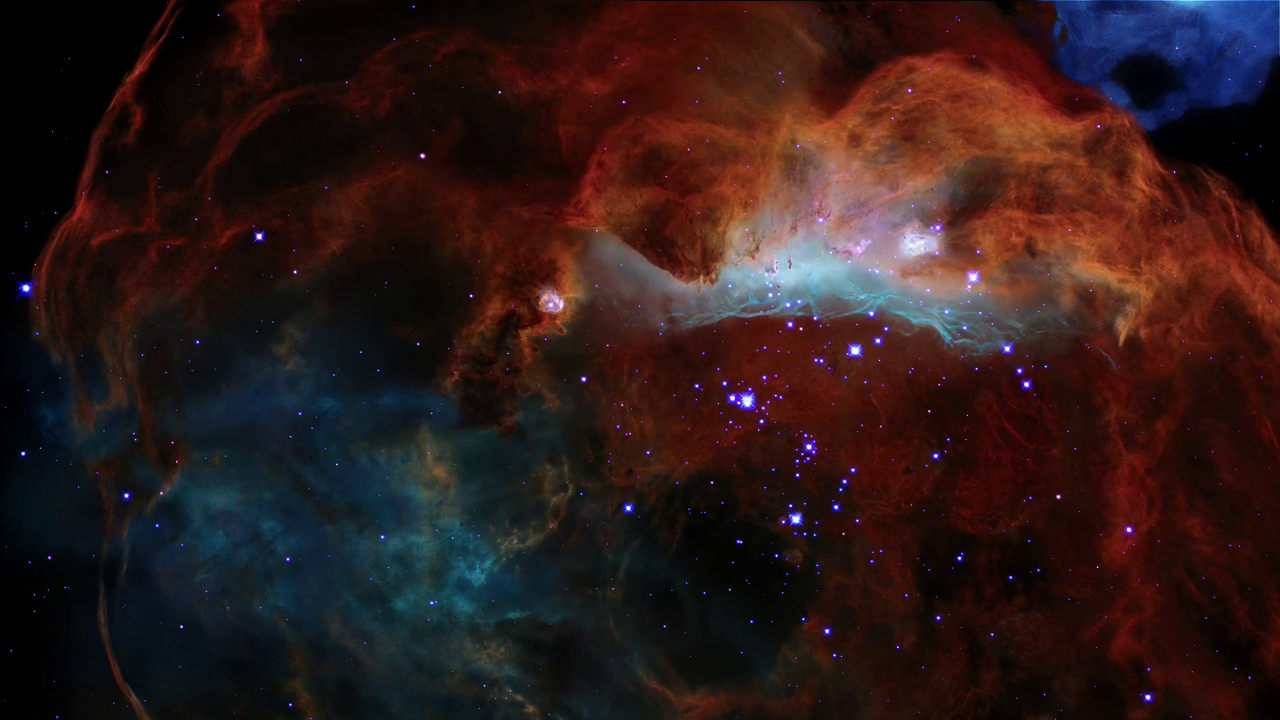
#> input picture galaxy-harmonix/testing playground/frame_playground/image.png, 1280 x 720 px
$ python one_frame.py
#> lines starting #> are read from the running program, lines starting #| are printed output that depends on the picture
#> further down, img is the input picture: PIL image 1280x720 RGB; mean R, G, B 46.2, 27, 25.8
### galaxy-harmonix/processing/utils.py

"""
Utility functions

"""
import numpy as np
from scipy.io import wavfile


# CONSTANTS


minPitch = 220
maxPitch = 4800

minDuration = 0.2
maxDuration = 0.5

minVolume = 0
maxVolume = 127

factor = [0.68, 0.26, 0.03, 0., 0.03]
length = [0.01, 0.6, 0.29, 0.1]
decay = [0.05,0.02,0.005,0.1]
sustain_level = 0.1


def compress(img, scale=0.1):
    x, y = img.size
    return img.resize((int(x * scale), int(y * scale)))

def is_hot(arr, x, y, val):
    idx = 0
    for i in range(x):
        for j in range(y):
            if arr[i,j] > val:
                idx += 1
    return idx
# [60 lines left out: function extract_border, not called in this run]


def map_range(value, from_min, from_max, to_min, to_max):
    # Calculate the ratio
    ratio = (value - from_min) / (from_max - from_min)
    # Map to the target range
    result = (ratio * (to_max - to_min)) + to_min
    return result


# [28 lines left out: functions get_channels, get_piano_notes, not called in this run]


def get_sine_wave(frequency, duration, sample_rate=44100, amplitude=4096):
    '''
    Get pure sine wave.

    Parameters
    ----------
    frequency : float
        Frequency in hertz.
    duration : float
        Time in seconds.
    sample_rate : int, optional
        Wav file sample rate. The default is 44100.
    amplitude : int, optional
        Peak Amplitude. The default is 4096.

    Returns
    -------
    wave : TYPE
        DESCRIPTION.

    '''
    t = np.linspace(0, duration, int(sample_rate * duration))
    wave = amplitude * np.sin(2 * np.pi * frequency * t)
    return wave


def apply_overtones(frequency, duration, factor, sample_rate=44100, amplitude=4096):
    '''
    Return fundamental note with overtones applied.

    Parameters
    ----------
    frequency : float
        Frequency in hertz.
    duration : float
        Time in seconds.
    factor : list
        List of floats as fraction of the fundamental amplitude for amplitudes
        of the overtones.
    sample_rate : int, optional
        Wav file sample rate. The default is 44100.
    amplitude : int, optional
        Peak Amplitude. The default is 4096.

    Returns
    -------
    fundamental : ndarray
        Output note of `float` type.

    '''

    assert abs(1 - sum(factor)) < 1e-8


    frequencies = np.minimum(np.array([frequency * (x + 1) for x in range(len(factor))]), sample_rate // 2)
    amplitudes = np.array([amplitude * x for x in factor])

    fundamental = get_sine_wave(frequencies[0], duration, sample_rate, amplitudes[0])
    for i in range(1, len(factor)):
        overtone = get_sine_wave(frequencies[i], duration, sample_rate, amplitudes[i])
        fundamental += overtone
    return fundamental


def get_adsr_weights(frequency, duration, length, decay, sustain_level, sample_rate=44100):
    '''
    ADSR(attack, decay, sustain, and release) envelop generator with exponential
    weights applied.

    Parameters
    ----------
    frequency : float
        Frequency in hertz.
    duration : float
        Time in seconds.
    length : list
        List of fractions that indicates length of each stage in ADSR.
    decay : list
        List of float for decay factor to be used in each stage for exponential
        weights.
    sustain_level : float
        Amplitude of `S` stage as a fraction of max amplitude.
    sample_rate : int, optional
        Wav file sample rate. The default is 44100.

    Returns
    -------
    weights : ndarray

    '''
    assert abs(sum(length) - 1) < 1e-8
    assert len(length) == len(decay) == 4

    intervals = int(duration * frequency)
    len_A = np.maximum(int(intervals * length[0]), 1)
    len_D = np.maximum(int(intervals * length[1]), 1)
    len_S = np.maximum(int(intervals * length[2]), 1)
    len_R = np.maximum(int(intervals * length[3]), 1)

    decay_A = decay[0]
    decay_D = decay[1]
    decay_S = decay[2]
    decay_R = decay[3]

    A = 1 / np.array([(1 - decay_A) ** n for n in range(len_A)])
    A = A / np.nanmax(A)
    D = np.array([(1 - decay_D) ** n for n in range(len_D)])
    D = D * (1 - sustain_level) + sustain_level
    S = np.array([(1 - decay_S) ** n for n in range(len_S)])
    S = S * sustain_level
    R = np.array([(1 - decay_R) ** n for n in range(len_R)])
    R = R * S[-1]

    weights = np.concatenate((A, D, S, R))
    smoothing = np.array([0.1 * (1 - 0.1) ** n for n in range(5)])
    smoothing = smoothing / np.nansum(smoothing)
    weights = np.convolve(weights, smoothing, mode='same')

    weights = np.repeat(weights, int(sample_rate * duration / intervals))
    tail = int(sample_rate * duration - weights.shape[0])
    if tail > 0:
        weights = np.concatenate((weights, weights[-1] - weights[-1] / tail * np.arange(tail)))
    return weights


# [108 lines left out: functions apply_pedal, get_song_data, get_factor_from_file, not called in this run]

factor = [0.68, 0.26, 0.03, 0., 0.03]
length = [0.01, 0.6, 0.29, 0.1]
decay = [0.05,0.02,0.005,0.1]
sustain_level = 0.1

### galaxy-harmonix/testing playground/frame_playground/one_frame.py
from processing.utils import *
import numpy as np
from PIL import Image
from scipy.io import wavfile


def get_channels(img):
    luminance = img.convert('L')
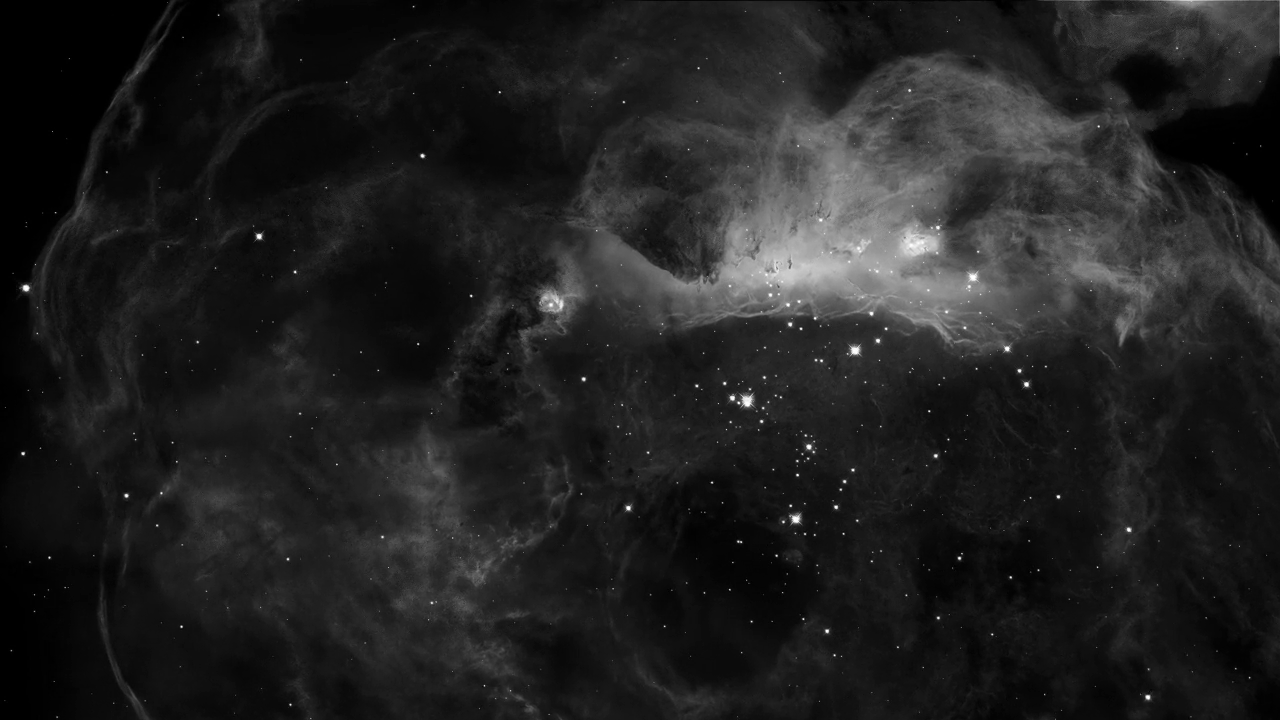
#> luminance: PIL image 1280x720 L; min 0, max 255, mean 32.6
    r, g, b = img.split()
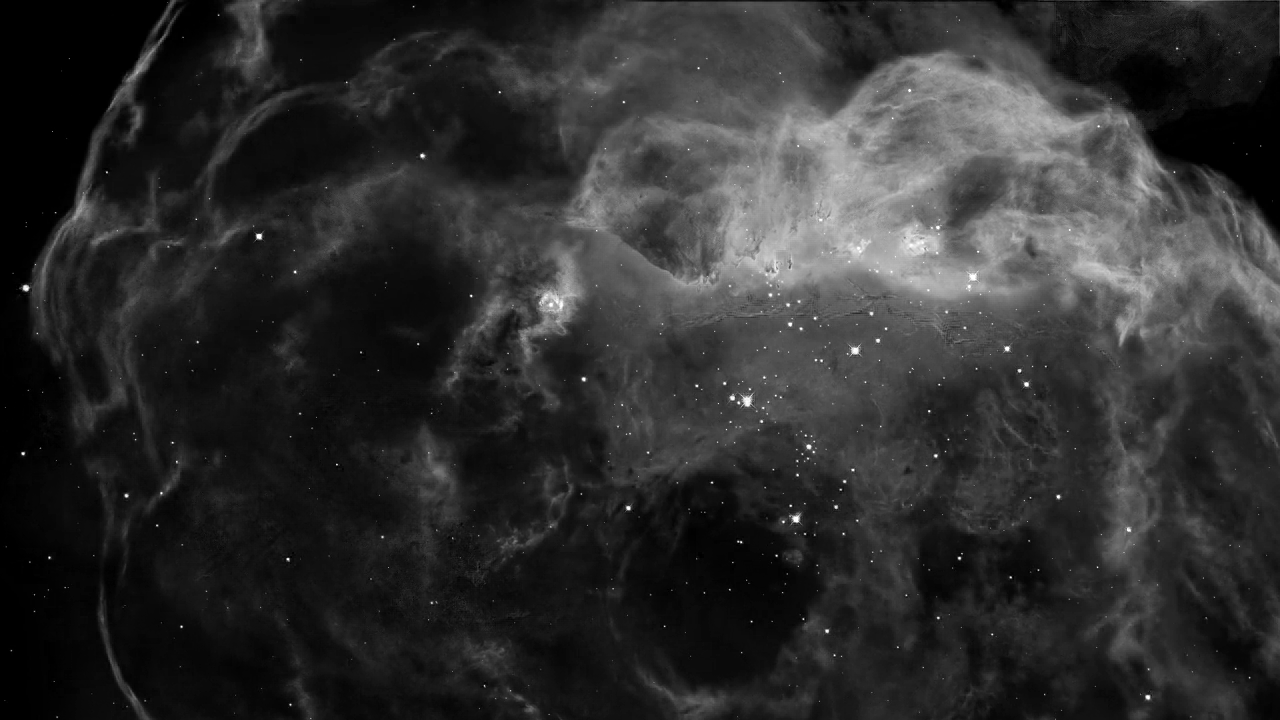
#> r: PIL image 1280x720 L; min 0, max 255, mean 46.2
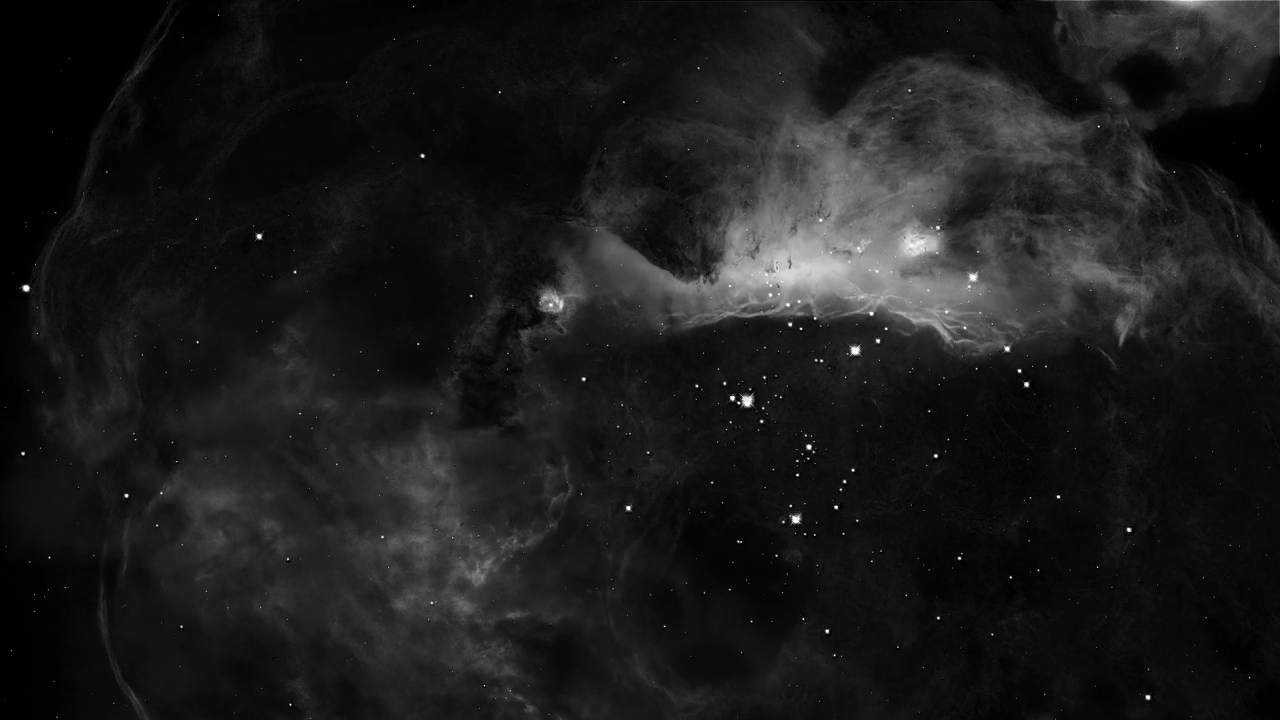
#> g: PIL image 1280x720 L; min 0, max 255, mean 27
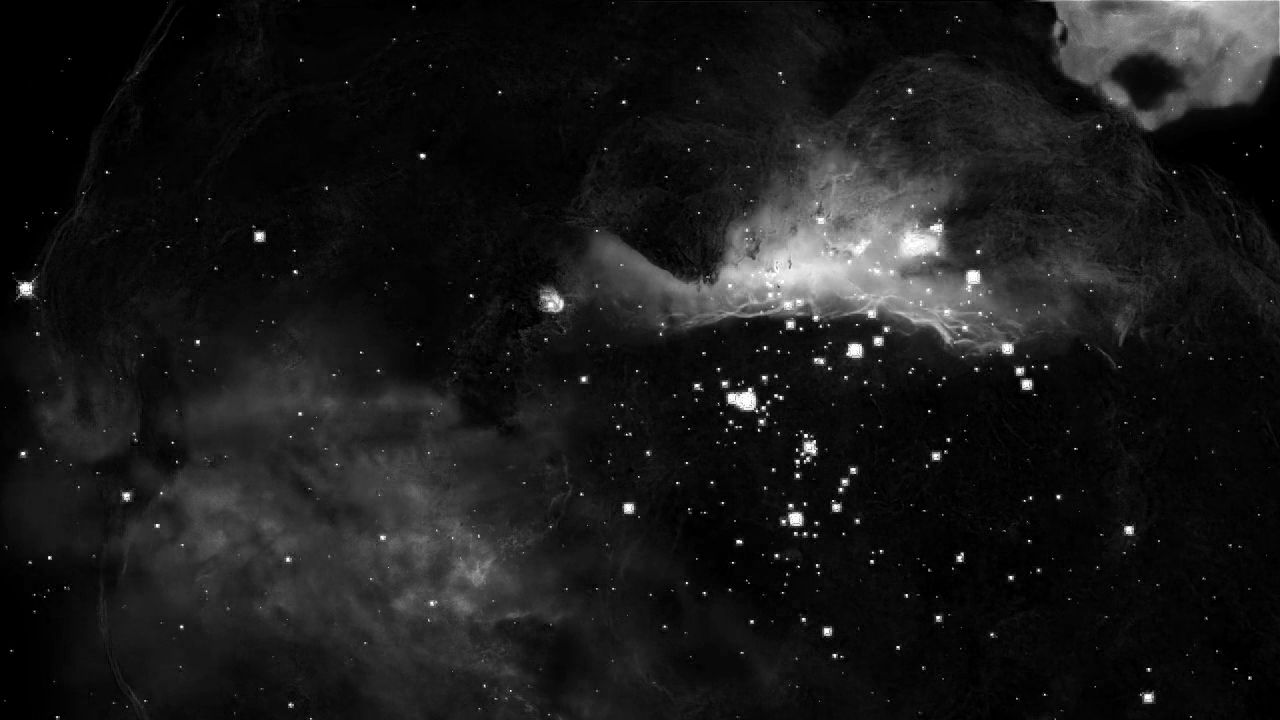
#> b: PIL image 1280x720 L; min 0, max 255, mean 25.8
    return luminance, r, g, b

# image compress
img = Image.open('image.png')
# img = compress(img,0.1)
lum,r,g,b = get_channels(img)
lum = np.array(lum)
r = np.array(r)
g = np.array(g)
b = np.array(b)

final = get_sine_wave(100,0.1)

for i in range(0,lum.shape[1], 10):
    sort = []
    for j in range(0, lum.shape[0], 10):
        block = lum[j:j+10, i:i+10]
        blink = is_hot(block, 10, 10, 248)
        if blink:
            sort.append(blink)

    if len(sort) == 0:
        sort = [0]
    duration = 0.5 / (len(sort))
    for i in sort:
        if not i:
            freq = 20
        else:
            freq = map_range(i, 1, 100, 500, 1800)
        note = apply_overtones(freq, duration, factor)
        weights = get_adsr_weights(freq, duration, length=length,
                                   decay=decay, sustain_level=0.1)

        final = np.concatenate((final,note*weights))

    # final = final + note*weights
print(len(final)/44100)
wavfile.write('imgseq.wav', 44100, final.astype(np.int16))
